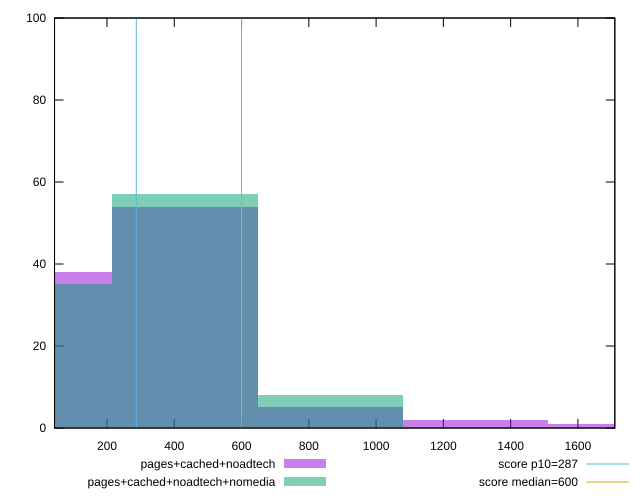

Source code (gnuplot):
reset

$pagesCachedNoadtech <<EOF
432.1563300950598 54
0 38
864.3126601901196 5
1728.6253203802391 1
1296.4689902851794 2
EOF

$pagesCachedNoadtechNomedia <<EOF
0 35
432.1563300950598 57
864.3126601901196 8
EOF

set key outside below
set boxwidth 432.1563300950598
set xrange [44:1709.73]
set yrange [0:100]
set trange [0:100]
set style fill transparent solid 0.5 noborder

set parametric
set terminal svg size 640, 500 enhanced background rgb 'white'
set output "report_00015_2021-02-09T16-11-33.973Z/total-blocking-time/comparison/histogram/2_vs_3.svg"

plot $pagesCachedNoadtech title "pages+cached+noadtech" with boxes, \
     $pagesCachedNoadtechNomedia title "pages+cached+noadtech+nomedia" with boxes, \
     287,t title "score p10=287", \
     600,t title "score median=600"

reset
